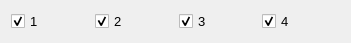
  <widget class="QWidget" name="horizontalLayoutWidget_6">
   <property name="geometry">
    <rect>
     <x>410</x>
     <y>70</y>
     <width>351</width>
     <height>32</height>
    </rect>
   </property>
   <property name="font">
    <font>
     <family>Arial</family>
     <pointsize>9</pointsize>
    </font>
   </property>
   <layout class="QHBoxLayout" name="horizontalLayout_6">
    <item>
     <widget class="QCheckBox" name="L1">
      <property name="font">
       <font>
        <family>Arial</family>
        <pointsize>10</pointsize>
        <weight>50</weight>
        <italic>false</italic>
        <bold>false</bold>
       </font>
      </property>
      <property name="styleSheet">
       <string notr="true">font: 10pt &quot;Arial&quot;;</string>
      </property>
      <property name="text">
       <string>1</string>
      </property>
      <property name="checked">
       <bool>true</bool>
      </property>
     </widget>
    </item>
    <item>
     <widget class="QCheckBox" name="L2">
      <property name="font">
       <font>
        <family>Arial</family>
        <pointsize>10</pointsize>
        <weight>50</weight>
        <italic>false</italic>
        <bold>false</bold>
       </font>
      </property>
      <property name="styleSheet">
       <string notr="true">font: 10pt &quot;Arial&quot;;</string>
      </property>
      <property name="text">
       <string>2</string>
      </property>
      <property name="checked">
       <bool>true</bool>
      </property>
     </widget>
    </item>
    <item>
     <widget class="QCheckBox" name="L3">
      <property name="font">
       <font>
        <family>Arial</family>
        <pointsize>10</pointsize>
        <weight>50</weight>
        <italic>false</italic>
        <bold>false</bold>
       </font>
      </property>
      <property name="styleSheet">
       <string notr="true">font: 10pt &quot;Arial&quot;;</string>
      </property>
      <property name="text">
       <string>3</string>
      </property>
      <property name="checked">
       <bool>true</bool>
      </property>
     </widget>
    </item>
    <item>
     <widget class="QCheckBox" name="L4">
      <property name="font">
       <font>
        <family>Arial</family>
        <pointsize>10</pointsize>
        <weight>50</weight>
        <italic>false</italic>
        <bold>false</bold>
       </font>
      </property>
      <property name="styleSheet">
       <string notr="true">font: 10pt &quot;Arial&quot;;</string>
      </property>
      <property name="text">
       <string>4</string>
      </property>
      <property name="checked">
       <bool>true</bool>
      </property>
     </widget>
    </item>
   </layout>
  </widget>
